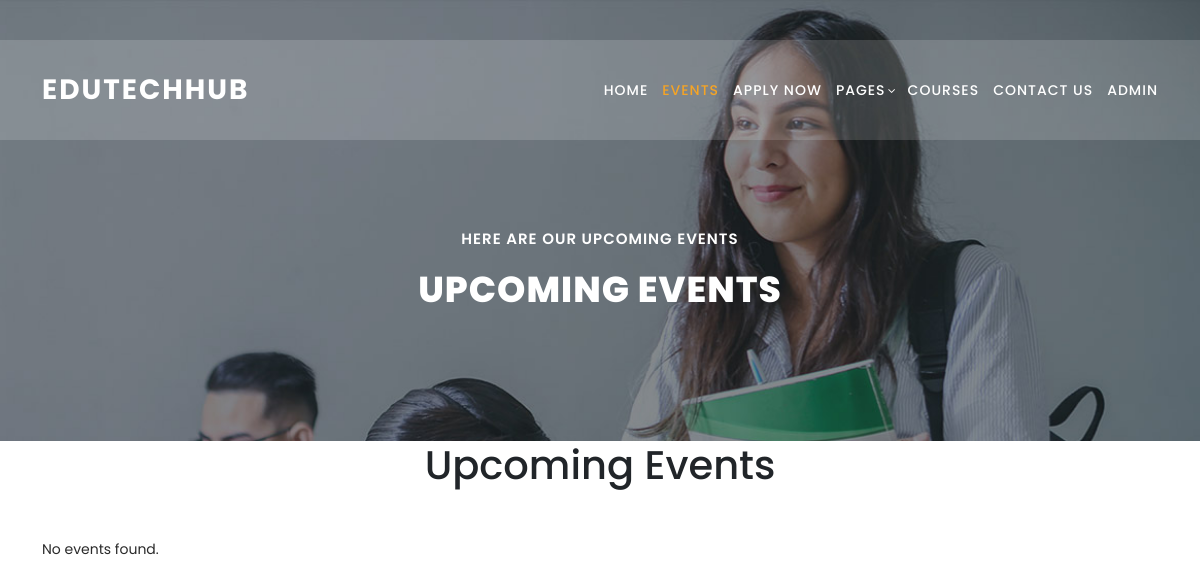
/view/events.php, run on an earlier commit of the app's database.
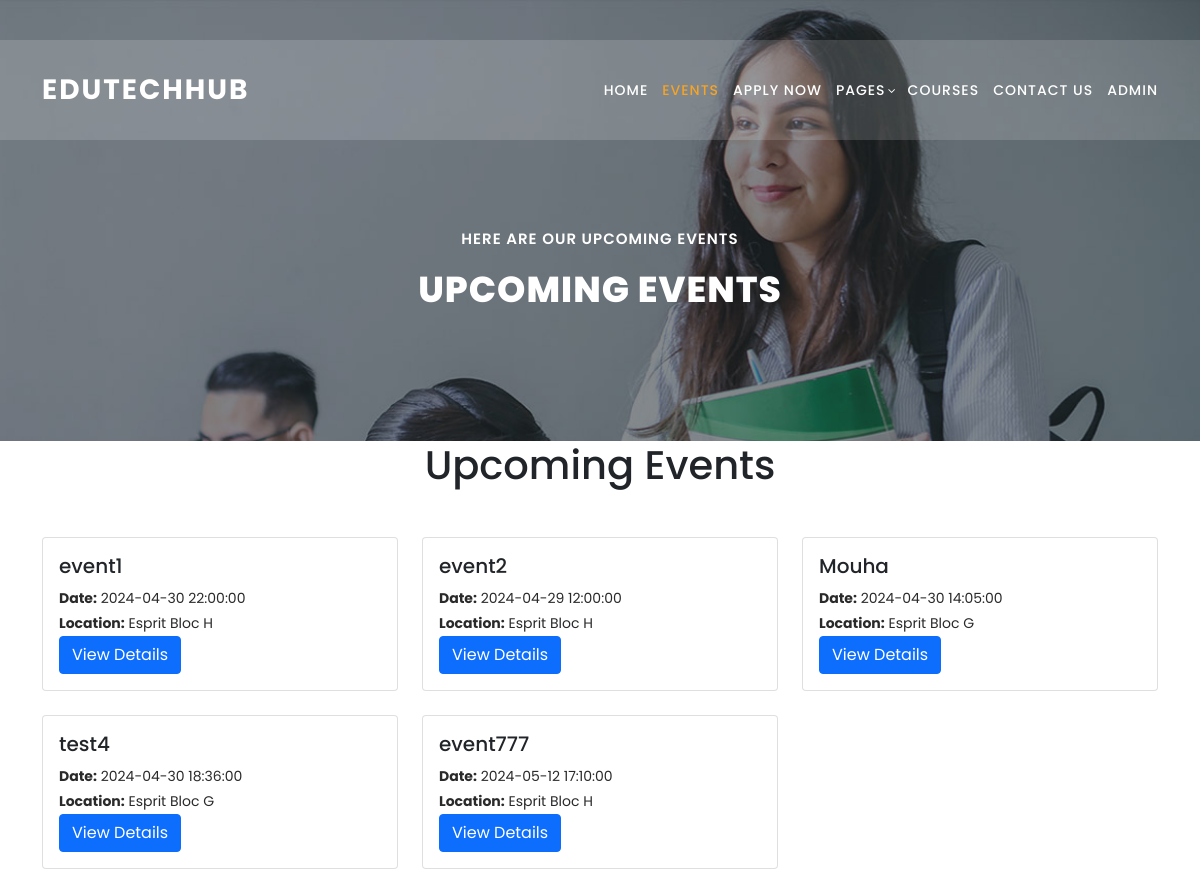
And on a later commit of the database.
### tables this page shows
CREATE TABLE `gestion_evenements` (
  `id` int(11) NOT NULL,
  `nom` varchar(255) NOT NULL,
  `sujet` varchar(255) NOT NULL,
  `date` datetime NOT NULL,
  `lieu` varchar(255) NOT NULL,
  `organizateur` varchar(255) NOT NULL,
  `affiche` varchar(255) NOT NULL,
  `type` enum('Conférence','Atelier','Séminaire','Formation en ligne','Table ronde','Forum','Hackathon') NOT NULL,
  `frais` varchar(255) NOT NULL,
  `duree` varchar(255) NOT NULL,
  `max` int(11) NOT NULL
);

### model/eventModel.php (called while the page is built, shortened)
<?php
require_once '../db.php';
class EventModel {
    private $conn;
    public function __construct() {
        $database = new Database();
        $this->conn = $database->connect();
    }
    public function getEvents() {
        try {
            $sql = "SELECT id, nom, date, lieu FROM gestion_evenements";
            $stmt = $this->conn->query($sql);
            return $stmt;
        } catch(PDOException $e) {
            echo "Error: " . $e->getMessage();
            return false;
        }
    }
}
?>

### db.php (called while the page is built, shortened)
<?php
class Database {
    private $host = 'localhost';
    private $db_name = 'edutechhub';
    private $username = 'root';
    private $password = '';
    private $conn;
    public function connect() {
        try {
            $this->conn = new PDO("mysql:host=" . $this->host . ";dbname=" . $this->db_name, $this->username, $this->password);
            $this->conn->setAttribute(PDO::ATTR_ERRMODE, PDO::ERRMODE_EXCEPTION);
        } catch(PDOException $e) {
            echo "Connection error: " . $e->getMessage();
        }
        return $this->conn;
    }
}
?>

### view/events.php (the view, shortened to what this page needs)
<?php
require_once '../Model/eventModel.php';
require_once '../db.php';
$eventModel = new EventModel();
$events = $eventModel->getEvents()->fetchAll(PDO::FETCH_ASSOC);
?>
<!DOCTYPE html>
<html lang="en">
<head>
    <link href="../vendor/bootstrap/css/bootstrap.min.css" rel="stylesheet">
    <link rel="stylesheet" href="../assets/css/fontawesome.css">
    <link rel="stylesheet" href="../assets/css/templatemo-edu-meeting.css">
</head>
<body>
    <header class="header-area header-sticky">
        <div class="container">
            <div class="row">
                <div class="col-12">
                    <nav class="main-nav">
                        <a href="../index.php" class="logo">EduTechHub</a>
                        <ul class="nav">
                            <li><a href="../index.php">Home</a></li>
                            <li><a href="events.php" class="active">Events</a></li>
                            <li><a href="../index.php">Apply Now</a></li>
                            <li class="has-sub">
                                <a href="javascript:void(0)">Pages</a>
                            </li>
                            <li><a href="../index.php">Courses</a></li>
                            <li><a href="../index.php">Contact Us</a></li>
                            <li><a href="../indexD.php">ADMIN</a></li>
                        </ul>
                    </nav>
                </div>
            </div>
        </div>
    </header>
    <section class="heading-page header-text" id="top">
        <div class="container">
            <div class="row">
                <div class="col-lg-12">
                    <h6>Here are our upcoming Events</h6>
                    <h2>Upcoming Events</h2>
                </div>
            </div>
        </div>
    </section>
    <section class="events">
        <div class="container">
            <h1 class="text-center mb-5">Upcoming Events</h1>
            <div class="row">
                <?php if ($events && count($events) > 0) : ?>
    <?php foreach ($events as $event) : ?>
        <div class="col-lg-4 mb-4">
            <div class="card h-100">
                <div class="card-body">
                    <?php if (isset($event['nom'])) : ?>
                        <h5 class="card-title"><?= htmlspecialchars($event['nom']) ?></h5>
                    <?php else : ?>
                        <h5 class="card-title">Name not provided</h5>
                    <?php endif; ?>
                    <p class="card-text"><strong>Date:</strong> <?= htmlspecialchars($event['date'] ?? 'Date not provided') ?></p>
                    <?php if (isset($event['lieu'])) : ?>
                        <p class="card-text"><strong>Location:</strong> <?= htmlspecialchars($event['lieu']) ?></p>
                    <?php else : ?>
                        <p class="card-text"><strong>Location:</strong> Location not provided</p>
                    <?php endif; ?>
                    <a href="event-details.php?id=<?= $event['id'] ?>" class="btn btn-primary">View Details</a>
                </div>
            </div>
        </div>
    <?php endforeach; ?>
<?php else : ?>
    <div class="col-lg-12">
        <p>No events found.</p>
    </div>
<?php endif; ?>
            </div>
        </div>
    </section>
</body>
</html>

What changed in the data, as far as the page shows it:
added gestion_evenements: nom "event1", date "2024-04-30 22:00:00", lieu "Esprit Bloc H"
added gestion_evenements: nom "event2", date "2024-04-29 12:00:00", lieu "Esprit Bloc H"
added gestion_evenements: nom "Mouha", date "2024-04-30 14:05:00", lieu "Esprit Bloc G"
added gestion_evenements: nom "test4", date "2024-04-30 18:36:00", lieu "Esprit Bloc G"
added gestion_evenements: nom "event777", date "2024-05-12 17:10:00", lieu "Esprit Bloc H"
Also different on the page:
text no longer shown: "No events found."
